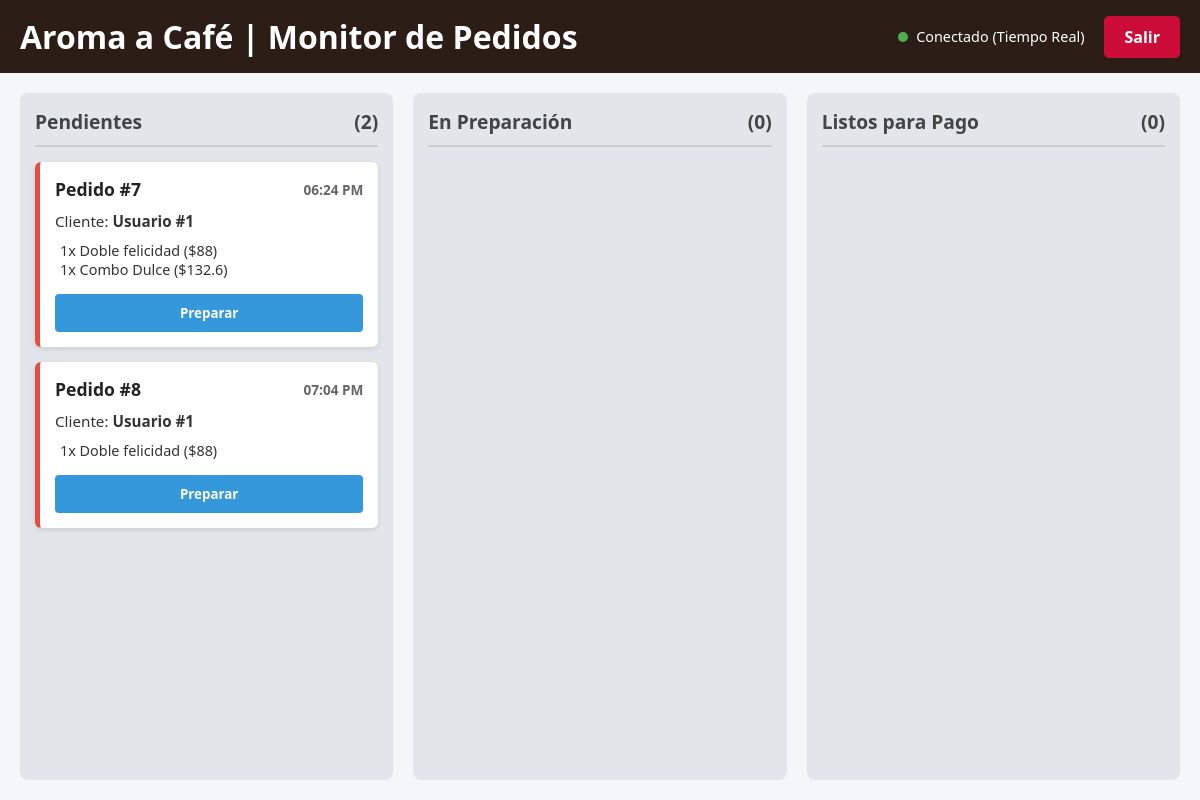
The page /admin_panel/panel_barista.php on the database as committed earlier.
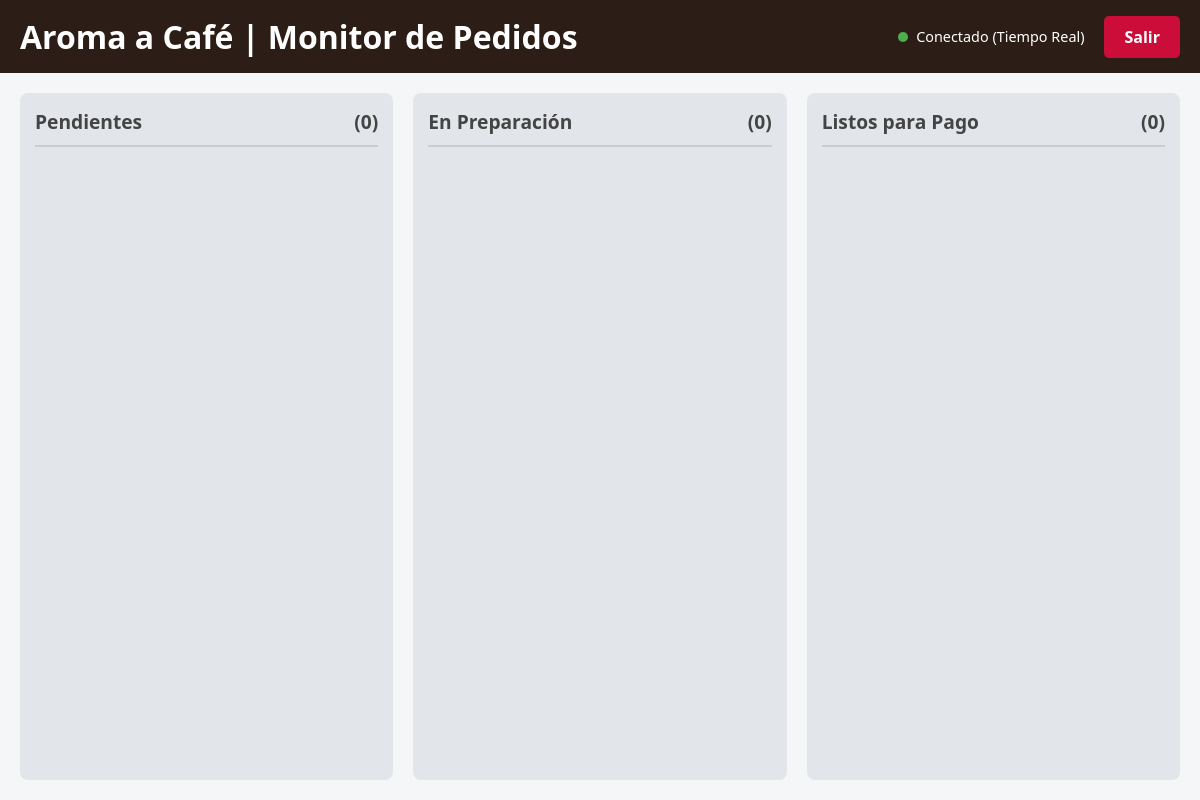
The same page on the database as committed later.
### tables this page shows
CREATE TABLE `pedidos` (
  `id_pedido` int(11) NOT NULL,
  `id_usuario_fk` int(11) NOT NULL,
  `fecha_vencimiento` date DEFAULT NULL,
  `clave_retiro` varchar(10) DEFAULT NULL,
  `total` decimal(10,2) NOT NULL,
  `estado` enum('pendiente','entregado','vencido') NOT NULL DEFAULT 'pendiente',
  `fecha_creacion` timestamp NOT NULL DEFAULT current_timestamp()
);

### admin_panel/panel_barista.php (the view, shortened to what this page needs)
<?php
require_once '../config/conexion.php';
function obtenerPedidos($conexion, $estado) {
    $stmt = $conexion->prepare("SELECT * FROM pedidos WHERE LOWER(estado) = LOWER(:estado) ORDER BY fecha_creacion ASC");
    $stmt->execute([':estado' => $estado]);
    return $stmt->fetchAll(PDO::FETCH_ASSOC);
}
$pendientes  = obtenerPedidos($conexion, 'Pendiente');
$preparacion = obtenerPedidos($conexion, 'preparacion');
$listos      = obtenerPedidos($conexion, 'listo');
?>
<!DOCTYPE html>
<html lang="es">
<head>
    <link rel="stylesheet" href="/Proyecto-Cafeteria/css/barista.css">
</head>
<body class="admin-body">
    <header class="barista-header" style="display: flex; justify-content: space-between; align-items: center; padding: 15px 20px;">
        <h1 style="margin: 0;">Aroma a Café | Monitor de Pedidos</h1>
        <div style="display: flex; align-items: center; gap: 20px;">
            <div class="status-indicator">
                <span class="dot pulse"></span> Conectado (Tiempo Real)
            </div>
            <a href="/Proyecto-Cafeteria/admin_panel/productos.php" style="background-color: #cc0c39; color: white; padding: 10px 20px; text-decoration: none; border-radius: 5px; font-weight: bold;">Salir</a>
        </div>
    </header>
    <main class="kanban-board">
        <section class="kanban-column" id="col-pendientes">
            <h2>Pendientes <span>(<?= count($pendientes) ?>)</span></h2>
            <?php foreach ($pendientes as $pedido): ?>
            <article class="order-card alert">
                <header class="order-header">
                    <h3>Pedido #<?= $pedido['id_pedido'] ?></h3>
                    <time><?= date('h:i A', strtotime($pedido['fecha_creacion'])) ?></time>
                </header>
                <div class="order-customer">Cliente: <strong>Usuario #<?= htmlspecialchars($pedido['id_usuario_fk']) ?></strong></div>
                <div class="order-items">
                    <?= nl2br(htmlspecialchars($pedido['detalle_pedido'])) ?>
                </div>
                <form method="POST">
                    <button type="submit" class="btn-action start-btn">Preparar</button>
                </form>
            </article>
            <?php endforeach; ?>
        </section>
        <section class="kanban-column" id="col-preparacion">
            <h2>En Preparación <span>(<?= count($preparacion) ?>)</span></h2>
        </section>
        <section class="kanban-column" id="col-listos">
            <h2>Listos para Pago <span>(<?= count($listos) ?>)</span></h2>
        </section>
    </main>
</body>
</html>

### css/barista.css (style rules this page uses)
* { margin: 0; padding: 0; box-sizing: border-box; font-family: 'Segoe UI', Tahoma, Geneva, Verdana, sans-serif; }
.admin-body { background-color: #f4f6f8; color: #333; height: 100vh; display: flex; flex-direction: column; }
.barista-header { background-color: #2c1e16; color: white; padding: 1rem 2rem; display: flex; justify-content: space-between; align-items: center; }
.status-indicator { font-size: 0.9rem; display: flex; align-items: center; gap: 8px; }
.dot { height: 10px; width: 10px; background-color: #4CAF50; border-radius: 50%; display: inline-block; }
.kanban-board { display: grid; grid-template-columns: repeat(3, 1fr); gap: 20px; padding: 20px; flex-grow: 1; overflow-y: hidden; }
.kanban-column { background-color: #e2e6ea; border-radius: 8px; padding: 15px; display: flex; flex-direction: column; gap: 15px; overflow-y: auto; }
.kanban-column h2 { font-size: 1.2rem; color: #444; border-bottom: 2px solid #ccc; padding-bottom: 10px; display: flex; justify-content: space-between; }
.order-card { background-color: white; border-radius: 6px; padding: 15px; box-shadow: 0 2px 5px rgba(0,0,0,0.1); border-left: 5px solid #ccc; }
.order-card.alert { border-left-color: #e74c3c; }
.order-header { display: flex; justify-content: space-between; align-items: center; margin-bottom: 10px; }
.order-header h3 { font-size: 1.1rem; color: #222; }
.order-header time { font-size: 0.85rem; color: #666; font-weight: bold; }
.order-customer { font-size: 0.95rem; margin-bottom: 10px; }
.order-items { list-style-type: none; margin-bottom: 15px; padding-left: 5px; font-size: 0.9rem; }
.btn-action { width: 100%; padding: 10px; border: none; border-radius: 4px; font-weight: bold; cursor: pointer; transition: background 0.2s; }
.start-btn { background-color: #3498db; color: white; }

Rows that differ between the two databases and show on the page:
removed pedidos: id_pedido "7", fecha_creacion "06:24 PM", id_usuario_fk "1", detalle_pedido "1x Doble felicidad ($88) 1x Combo Dulce ($132.6)"
removed pedidos: id_pedido "8", fecha_creacion "07:04 PM", id_usuario_fk "1", detalle_pedido "1x Doble felicidad ($88)"
Other text that changed with them:
count($pendientes): "2" → "0"
